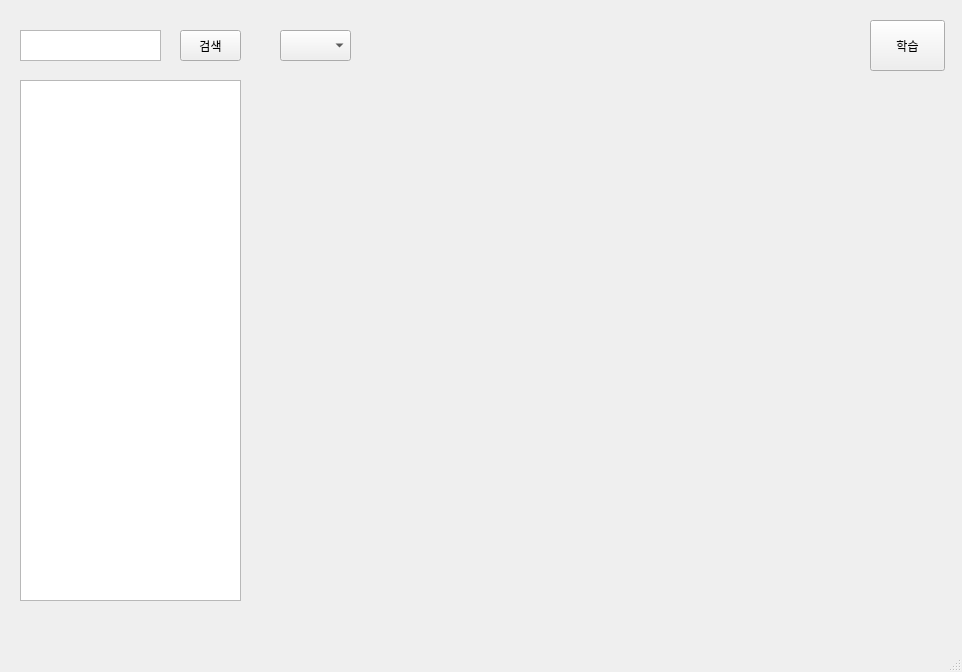
<?xml version="1.0" encoding="UTF-8"?>
<ui version="4.0">
 <class>MainWindow</class>
 <widget class="QMainWindow" name="MainWindow">
  <property name="geometry">
   <rect>
    <x>0</x>
    <y>0</y>
    <width>962</width>
    <height>672</height>
   </rect>
  </property>
  <property name="windowTitle">
   <string>MainWindow</string>
  </property>
  <widget class="QWidget" name="centralwidget">
   <widget class="QListView" name="stockList">
    <property name="geometry">
     <rect>
      <x>20</x>
      <y>80</y>
      <width>221</width>
      <height>521</height>
     </rect>
    </property>
   </widget>
   <widget class="QPushButton" name="searchBtn">
    <property name="geometry">
     <rect>
      <x>180</x>
      <y>30</y>
      <width>61</width>
      <height>31</height>
     </rect>
    </property>
    <property name="text">
     <string>검색</string>
    </property>
   </widget>
   <widget class="QPlainTextEdit" name="search">
    <property name="geometry">
     <rect>
      <x>20</x>
      <y>30</y>
      <width>141</width>
      <height>31</height>
     </rect>
    </property>
    <property name="mouseTracking">
     <bool>false</bool>
    </property>
    <property name="acceptDrops">
     <bool>false</bool>
    </property>
    <property name="lineWrapMode">
     <enum>QPlainTextEdit::WidgetWidth</enum>
    </property>
   </widget>
   <widget class="QComboBox" name="dayWeekMonth">
    <property name="geometry">
     <rect>
      <x>280</x>
      <y>30</y>
      <width>71</width>
      <height>31</height>
     </rect>
    </property>
   </widget>
   <widget class="QWidget" name="verticalLayoutWidget">
    <property name="geometry">
     <rect>
      <x>280</x>
      <y>80</y>
      <width>661</width>
      <height>521</height>
     </rect>
    </property>
    <layout class="QVBoxLayout" name="layout"/>
   </widget>
   <widget class="QPushButton" name="learnBtn">
    <property name="geometry">
     <rect>
      <x>870</x>
      <y>20</y>
      <width>75</width>
      <height>51</height>
     </rect>
    </property>
    <property name="text">
     <string>학습</string>
    </property>
   </widget>
  </widget>
  <widget class="QMenuBar" name="menubar">
   <property name="geometry">
    <rect>
     <x>0</x>
     <y>0</y>
     <width>962</width>
     <height>22</height>
    </rect>
   </property>
  </widget>
  <widget class="QStatusBar" name="statusbar"/>
 </widget>
 <resources/>
 <connections/>
</ui>
